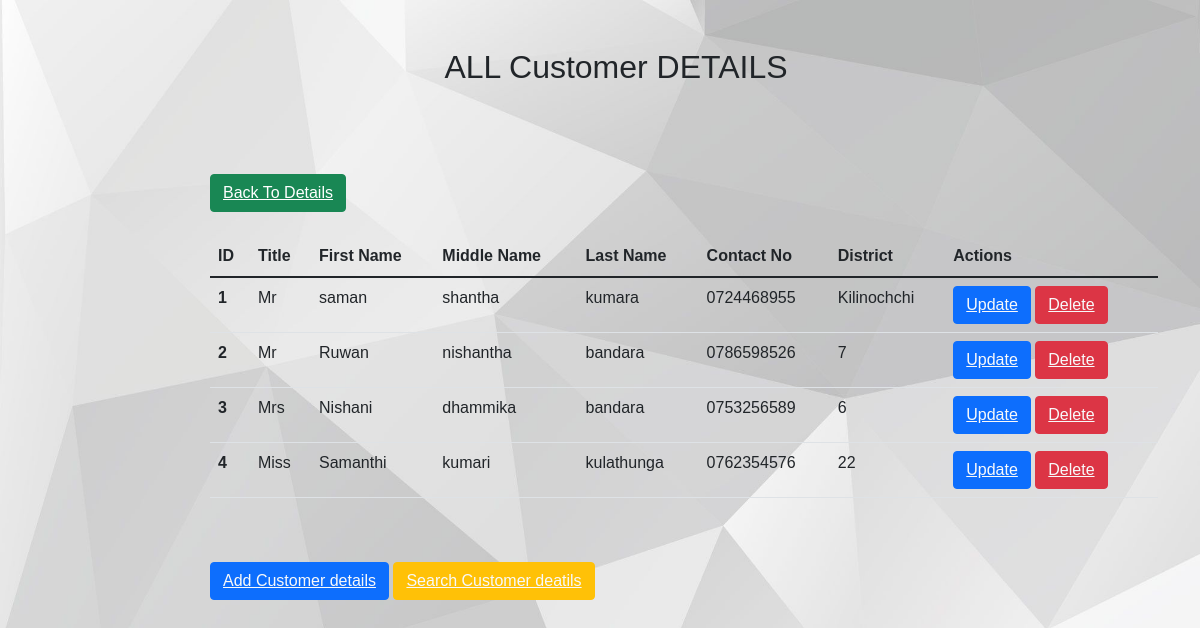
The page /PHP/Display_customer.php on the database its author committed.
### tables this page shows
CREATE TABLE `customer` (
  `id` int(11) NOT NULL,
  `title` varchar(20) NOT NULL,
  `first_name` varchar(50) NOT NULL,
  `middle_name` varchar(50) NOT NULL,
  `last_name` varchar(50) NOT NULL,
  `contact_no` varchar(10) NOT NULL,
  `district` varchar(50) NOT NULL
);

### PHP/Display_customer.php (the view, shortened to what this page needs)
<?php
include 'connection.php';
?>
<!doctype html>
<html lang="en">
    <head>
        <link href="https://cdn.jsdelivr.net/npm/bootstrap@5.1.3/dist/css/bootstrap.min.css" rel="stylesheet">
        <link rel="stylesheet" href="../CSS/customer.css">
    </head>
    <body>
        <br><br>
        <center><ul><h2>ALL Customer DETAILS</h2></ul> </center>
        <div class="container" style="padding-left:180px;">
        <br/><br/>
            <br/>
            <button class="btn btn-success"><a href="Home.php" class="text-white">Back To Details</a></button>
            <br><br>
            <table class="table">
              <thead>
                <tr>
                    <th scope="col">ID</th>
                    <th scope="col">Title</th>
                    <th scope="col">First Name</th>
                    <th scope="col">Middle Name</th>
                    <th scope="col">Last Name</th>
                    <th scope="col">Contact No</th>
                    <th scope="col">District</th>
                    <th scope="col">Actions</th>
               </tr>
              </thead>
            <tbody>
   <?php
 $sql="Select * from customer ";
 $result=mysqli_query($con,$sql);
 if ($result){
     while($row=mysqli_fetch_assoc($result)){
        $id=$row['id'];
        $title=$row['title'];
        $first_name=$row['first_name'];
        $middle_name=$row['middle_name'];
        $last_name=$row['last_name'];
        $contact_no=$row['contact_no'];
        $district=$row['district'];
        echo ' <tr>
        <th scope="row"> '.$id.'</th>
        <td>'.$title.'</td>
        <td>'.$first_name.'</td>
        <td>'.$middle_name.'</td>
        <td>'.$last_name.'</td>
        <td>'.$contact_no.'</td>
        <td>'.$district.'</td>
        <td>
        <button class="btn btn-primary"><a href="Update_customer.php?updateid='.$id.'" class="text-light">Update</a></button>
        <button class="btn btn-danger"><a href="Delete_customer.php? deleteid='.$id.'" class="text-light">Delete</a></button>
        </td>
        </tr>';
     }
 }
   ?>
  </tbody>
</table>
<button class="btn btn-primary my-5"><a href="Add_customer.php"class="text-light">Add Customer details</a></button>
<button class="btn btn-warning my-9"><a href="Search_customer.php"class="text-light">Search Customer deatils</a> </button>
</div>
    </body>
</html>

### CSS/customer.css (style rules this page uses)
body { font-family: Arial, Helvetica, sans-serif; background: url(../Images/supbg2.jpg) no-repeat; background-size: cover; }

### rows shown on the page
customer: id "1", title "Mr", first_name "saman", middle_name "shantha", last_name "kumara", contact_no "0724468955", district "Kilinochchi"
customer: id "2", title "Mr", first_name "Ruwan", middle_name "nishantha", last_name "bandara", contact_no "0786598526", district "7"
customer: id "3", title "Mrs", first_name "Nishani", middle_name "dhammika", last_name "bandara", contact_no "0753256589", district "6"
customer: id "4", title "Miss", first_name "Samanthi", middle_name "kumari", last_name "kulathunga", contact_no "0762354576", district "22"
